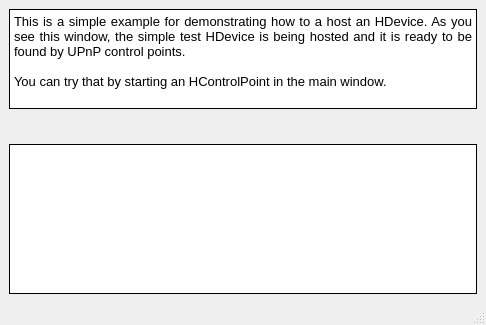
<?xml version="1.0" encoding="UTF-8"?>
<ui version="4.0">
 <class>DeviceWindow</class>
 <widget class="QMainWindow" name="DeviceWindow">
  <property name="geometry">
   <rect>
    <x>0</x>
    <y>0</y>
    <width>486</width>
    <height>325</height>
   </rect>
  </property>
  <property name="windowTitle">
   <string>Hosting a simple HDevice</string>
  </property>
  <widget class="QWidget" name="centralwidget">
   <layout class="QVBoxLayout" name="verticalLayout">
    <item>
     <widget class="QTextBrowser" name="infoDisplay">
      <property name="sizePolicy">
       <sizepolicy hsizetype="Preferred" vsizetype="Fixed">
        <horstretch>0</horstretch>
        <verstretch>0</verstretch>
       </sizepolicy>
      </property>
      <property name="maximumSize">
       <size>
        <width>16777215</width>
        <height>100</height>
       </size>
      </property>
      <property name="frameShape">
       <enum>QFrame::Box</enum>
      </property>
      <property name="frameShadow">
       <enum>QFrame::Plain</enum>
      </property>
      <property name="html">
       <string>&lt;!DOCTYPE HTML PUBLIC &quot;-//W3C//DTD HTML 4.0//EN&quot; &quot;http://www.w3.org/TR/REC-html40/strict.dtd&quot;&gt;
&lt;html&gt;&lt;head&gt;&lt;meta name=&quot;qrichtext&quot; content=&quot;1&quot; /&gt;&lt;style type=&quot;text/css&quot;&gt;
p, li { white-space: pre-wrap; }
&lt;/style&gt;&lt;/head&gt;&lt;body style=&quot; font-family:'MS Shell Dlg 2'; font-size:8.25pt; font-weight:400; font-style:normal;&quot;&gt;
&lt;p align=&quot;justify&quot; style=&quot; margin-top:0px; margin-bottom:0px; margin-left:0px; margin-right:0px; -qt-block-indent:0; text-indent:0px;&quot;&gt;&lt;span style=&quot; font-size:10pt;&quot;&gt;This is a simple example for demonstrating how to a host an HDevice. As you see this window, the simple test HDevice is being hosted and it is ready to be found by UPnP control points.&lt;/span&gt;&lt;/p&gt;
&lt;p align=&quot;justify&quot; style=&quot;-qt-paragraph-type:empty; margin-top:0px; margin-bottom:0px; margin-left:0px; margin-right:0px; -qt-block-indent:0; text-indent:0px; font-size:10pt;&quot;&gt;&lt;/p&gt;
&lt;p align=&quot;justify&quot; style=&quot; margin-top:0px; margin-bottom:0px; margin-left:0px; margin-right:0px; -qt-block-indent:0; text-indent:0px;&quot;&gt;&lt;span style=&quot; font-size:10pt;&quot;&gt;You can try that by starting an HControlPoint in the main window.&lt;/span&gt;&lt;/p&gt;&lt;/body&gt;&lt;/html&gt;</string>
      </property>
     </widget>
    </item>
    <item>
     <spacer name="verticalSpacer">
      <property name="orientation">
       <enum>Qt::Vertical</enum>
      </property>
      <property name="sizeType">
       <enum>QSizePolicy::Fixed</enum>
      </property>
      <property name="sizeHint" stdset="0">
       <size>
        <width>20</width>
        <height>29</height>
       </size>
      </property>
     </spacer>
    </item>
    <item>
     <widget class="QTextBrowser" name="statusDisplay">
      <property name="sizePolicy">
       <sizepolicy hsizetype="Expanding" vsizetype="Expanding">
        <horstretch>0</horstretch>
        <verstretch>0</verstretch>
       </sizepolicy>
      </property>
      <property name="frameShape">
       <enum>QFrame::Box</enum>
      </property>
      <property name="frameShadow">
       <enum>QFrame::Plain</enum>
      </property>
     </widget>
    </item>
   </layout>
  </widget>
  <widget class="QMenuBar" name="menubar">
   <property name="geometry">
    <rect>
     <x>0</x>
     <y>0</y>
     <width>486</width>
     <height>21</height>
    </rect>
   </property>
  </widget>
  <widget class="QStatusBar" name="statusbar"/>
 </widget>
 <resources/>
 <connections/>
</ui>
